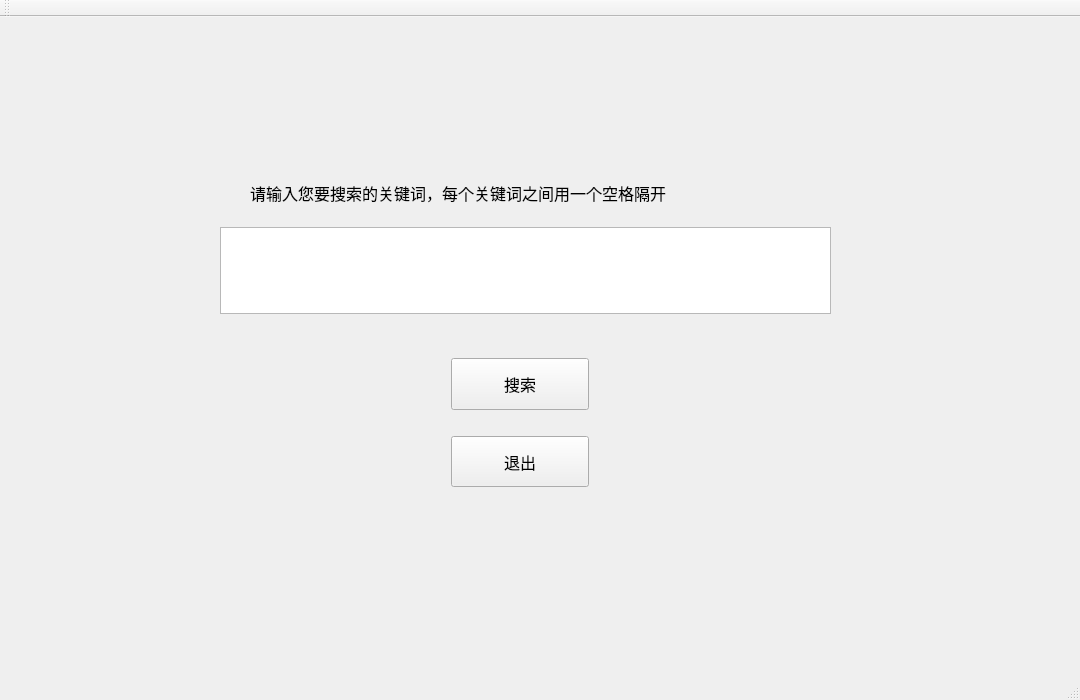
<?xml version="1.0" encoding="UTF-8"?>
<ui version="4.0">
 <class>MainWindow</class>
 <widget class="QMainWindow" name="MainWindow">
  <property name="geometry">
   <rect>
    <x>0</x>
    <y>0</y>
    <width>1080</width>
    <height>700</height>
   </rect>
  </property>
  <property name="windowTitle">
   <string>MainWindow</string>
  </property>
  <widget class="QWidget" name="centralWidget">
   <widget class="QWidget" name="verticalLayoutWidget">
    <property name="geometry">
     <rect>
      <x>440</x>
      <y>330</y>
      <width>160</width>
      <height>151</height>
     </rect>
    </property>
    <layout class="QVBoxLayout" name="verticalLayout">
     <item>
      <widget class="QPushButton" name="SearchButton">
       <property name="sizePolicy">
        <sizepolicy hsizetype="Minimum" vsizetype="Expanding">
         <horstretch>0</horstretch>
         <verstretch>0</verstretch>
        </sizepolicy>
       </property>
       <property name="font">
        <font>
         <family>Bahnschrift Condensed</family>
         <pointsize>12</pointsize>
        </font>
       </property>
       <property name="text">
        <string>搜索</string>
       </property>
      </widget>
     </item>
     <item>
      <spacer name="verticalSpacer">
       <property name="orientation">
        <enum>Qt::Vertical</enum>
       </property>
       <property name="sizeType">
        <enum>QSizePolicy::Fixed</enum>
       </property>
       <property name="sizeHint" stdset="0">
        <size>
         <width>20</width>
         <height>20</height>
        </size>
       </property>
      </spacer>
     </item>
     <item>
      <widget class="QPushButton" name="ExitButton">
       <property name="sizePolicy">
        <sizepolicy hsizetype="Minimum" vsizetype="Expanding">
         <horstretch>0</horstretch>
         <verstretch>0</verstretch>
        </sizepolicy>
       </property>
       <property name="font">
        <font>
         <family>Bahnschrift Condensed</family>
         <pointsize>12</pointsize>
        </font>
       </property>
       <property name="text">
        <string>退出</string>
       </property>
      </widget>
     </item>
    </layout>
   </widget>
   <widget class="QTextEdit" name="textEdit">
    <property name="geometry">
     <rect>
      <x>220</x>
      <y>210</y>
      <width>611</width>
      <height>87</height>
     </rect>
    </property>
   </widget>
   <widget class="QLabel" name="label">
    <property name="geometry">
     <rect>
      <x>250</x>
      <y>150</y>
      <width>551</width>
      <height>51</height>
     </rect>
    </property>
    <property name="font">
     <font>
      <pointsize>12</pointsize>
     </font>
    </property>
    <property name="text">
     <string>请输入您要搜索的关键词，每个关键词之间用一个空格隔开</string>
    </property>
   </widget>
  </widget>
  <widget class="QMenuBar" name="menuBar">
   <property name="geometry">
    <rect>
     <x>0</x>
     <y>0</y>
     <width>1080</width>
     <height>26</height>
    </rect>
   </property>
  </widget>
  <widget class="QToolBar" name="mainToolBar">
   <attribute name="toolBarArea">
    <enum>TopToolBarArea</enum>
   </attribute>
   <attribute name="toolBarBreak">
    <bool>false</bool>
   </attribute>
  </widget>
  <widget class="QStatusBar" name="statusBar"/>
 </widget>
 <layoutdefault spacing="6" margin="11"/>
 <resources/>
 <connections/>
</ui>
